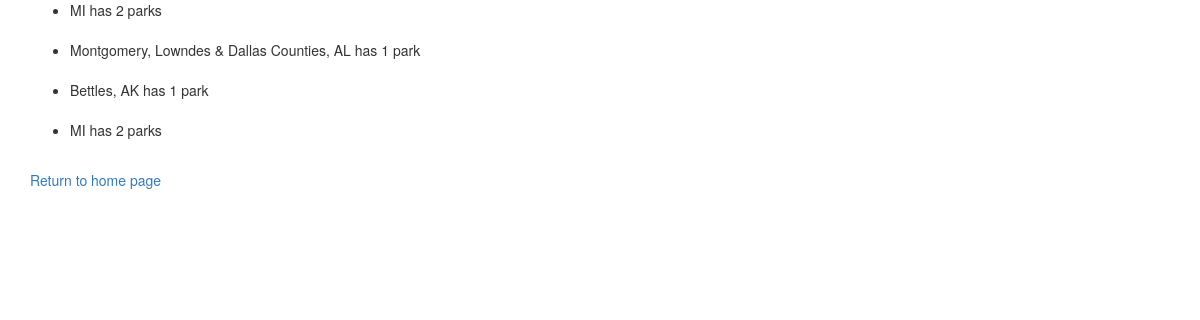
The app's page /all_states, older data.
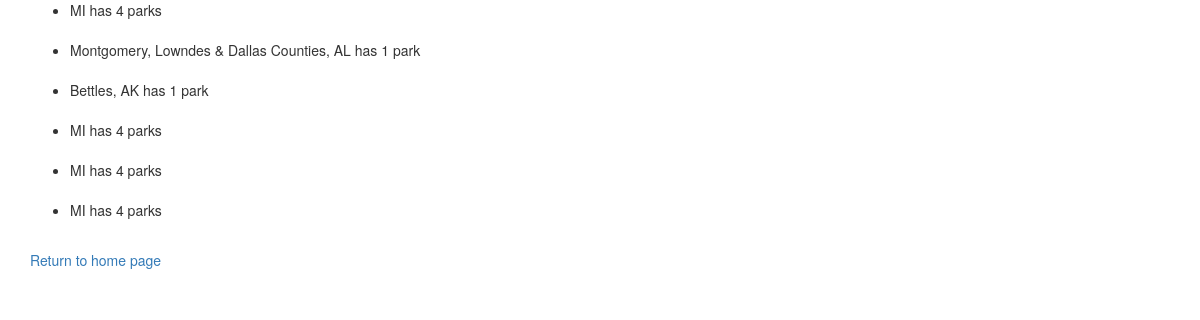
The same page, newer data.
### SI507project_tools.py (models this page shows, shortened)
class Park(db.Model):
    __tablename__ = "parks"
    id = db.Column(db.Integer, primary_key=True)
    name = db.Column(db.String(64),unique=True)
    descriptions = db.Column(db.String(64),unique=True)
    state_id = db.Column(db.Integer, db.ForeignKey("states.id"))
    type_id = db.Column(db.Integer, db.ForeignKey("types.id"))

### SI507project_code.py (the view)
@app.route('/all_states')
def see_all_states():
    states = Park.query.all()
    names = []
    for a in states:
        num_states = len(Park.query.filter_by(state_id=a.state_id).all())
        parks = Park.query.filter_by(state_id=a.name).all()
        newtup = (a.state_id,num_states,parks)
        names.append(newtup)
    return render_template('all_states.html',state_names=names)

### templates/all_states.html (shortened to what this page needs)
{% extends "bootstrap/base.html" %}
{% block content %}
	<div class="container">
		<div>
			<ul>
			{% for nm in state_names %}
			<li>{{ nm[0] }} has {%if nm[1] == 1 %} {{ nm[1]}} park {% else %} {{ nm[1] }} parks {% endif %} </li><br>
			{% endfor %}
			</ul>
		</div>
		<div>
			<a href="{{ url_for('index')}}">Return to home page</a>
		</div>
	</div>
{% endblock %}

Row changes from the older to the newer data that the page shows:
computed for Park (number 1 of 6 on the later page): nm "2" → "4"
computed for Park (number 4 of 6 on the later page): id "2" → "4"
added Park: state "MI", nm "4"
added Park: state "MI", nm "4"
